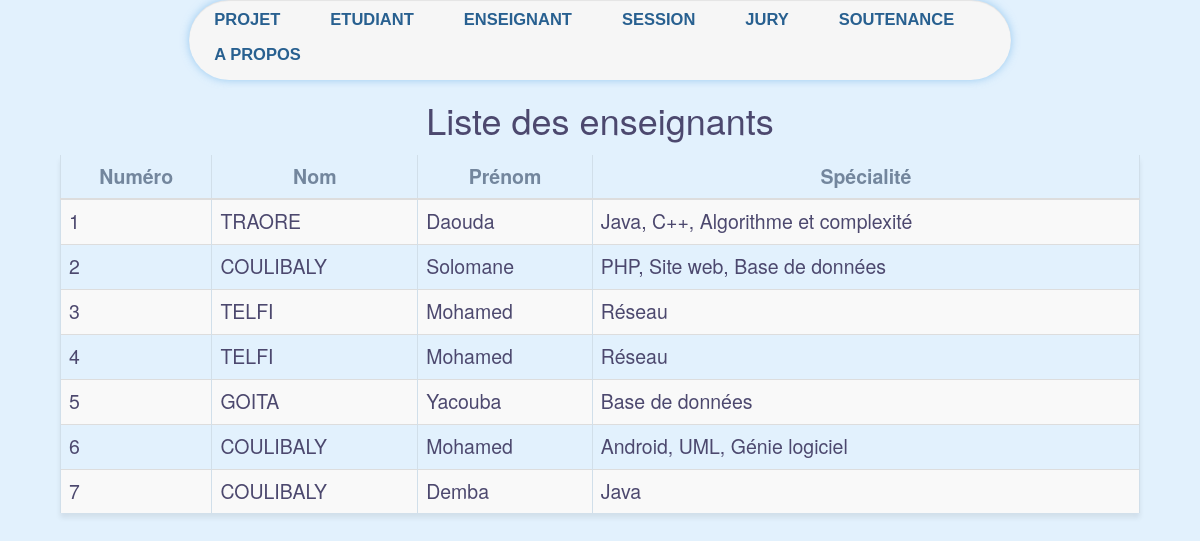
The page /lister_enseignants.php on the database its author committed.
### tables this page shows
CREATE TABLE `enseignant` (
  `num_ens` int(10) NOT NULL,
  `nom_ens` varchar(30) NOT NULL,
  `prenom_ens` varchar(30) NOT NULL,
  `specialite` varchar(50) NOT NULL
);

### lister_enseignants.php (the view, shortened to what this page needs)
<!DOCTYPE html>
<html>
	<head>
		<link rel="stylesheet" type="text/css" href="css/bootstrap.css">
		<link rel="stylesheet" type="text/css" href="css/style.css">
		<link rel="stylesheet" type="text/css" href="css/menu.css">
	</head>
	<body>
		<?php
			include 'menu.php';
			include 'connect.php';
			$req = $pdo->query('SELECT * from enseignant;');
			echo '<h1>Liste des enseignants</h1>';
			if($req->rowCount()!=0){
		        echo '<table width="80%" class="resultTable table table-striped">
		                    <thead>
		                        <th>Numéro</th>
		                        <th>Nom</th>
		                        <th>Prénom</th>
		                        <th>Spécialité</th>
		                    </thead>
		                    <tbody>';
		        while ($donnees = $req->fetch())
		            {
		                echo "<tr>";
		                    echo '<td>'.$donnees['num_ens'].    '</td>';
		                    echo '<td>'.$donnees['nom_ens'].	'</td>';
		                    echo '<td>'.$donnees['prenom_ens']. '</td>';
		                    echo '<td>'.$donnees['specialite']. '</td>';
		                echo '</tr>';
		            }
		        echo    '</tbody>
		             </table>';
		    }
		    else
		        echo '<h1 style="color: gray;">Aucun résultat</h1>';
		?>
	</body>
</html>

### menu.php (shortened to what this page needs)
<div class="row">
	<nav>
		<ul id="menu">
			<li>
				<a href="#">Projet</a>
			</li>
			<li>
				<a href="#">Etudiant</a>
             </li>
			<li>
				<a href="#">Enseignant</a>
			</li>
			<li>
				<a href="#">Session</a>
			</li>
			<li>
				<a href="#">Jury</a>
			</li>
			<li>
				<a href="#">Soutenance</a>
			</li>
			<li>
				<a href="index.php">A propos</a>
			</li>
		</ul>
	</nav>
</div>

### css/style.css (style rules this page uses)
body { width: 90%; min-width: 404px; margin: auto; font-size: 1.5em; color: #4c486e; background-color: rgba(208, 233, 252, 0.6); }
h1 { text-align: center; }
table { margin:auto; margin-top: 15px; margin-bottom: 10px; border-collapse: collapse; border: 1px outset #d1dfea; border-spacing: 0; }
th { border-top: 1px solid #d1dfea; border-left: 1px solid #d1dfea; border-right: 1px solid #d1dfea; color: #73869d; text-align: center; padding-left: 6px; padding-right: 6px; }
td { border-top: 1px solid #d1dfea; border-left: 1px solid #d1dfea; border-right: 1px solid #d1dfea; padding: 6px 13px; }
.resultTable { font-size: 1.3em; box-shadow: 0 5px 5px rgba(0, 0, 0, 0.075); border: none; }

### css/menu.css (style rules this page uses)
#menu { width: 74%; margin: 0; padding: 10px 0 0 0; list-style: none; background: #f6f6f6; -moz-border-radius: 50px; border-radius: 50px; -moz-box-shadow: 0 2px 1px #9c9c9c; -webkit-box-shadow: 0 2px 1px #e7e7e7; box-shadow: 0 1px 1px; box-shadow: 0 1px 1px rgba(0, 0, 0, 0.075) inset, 0 0 8px rgba(102, 175, 233, 0.6); margin: auto; text-align: center; }
#menu li { float: left; padding: 0 0 10px 0; position: relative; }
#menu a { float: left; height: 25px; padding: 0 25px; color: #286090; text-transform: uppercase; font: bold 1.1em Arial, Helvetica; text-decoration: none; }
#menu:after { visibility: hidden; display: block; font-size: 0; content: " "; clear: both; height: 0; }

### rows shown on the page
enseignant: num_ens "1", nom_ens "TRAORE", prenom_ens "Daouda", specialite "Java, C++, Algorithme et complexité"
enseignant: num_ens "2", nom_ens "COULIBALY", prenom_ens "Solomane", specialite "PHP, Site web, Base de données"
enseignant: num_ens "3", nom_ens "TELFI", prenom_ens "Mohamed", specialite "Réseau"
enseignant: num_ens "4", nom_ens "TELFI", prenom_ens "Mohamed", specialite "Réseau"
enseignant: num_ens "5", nom_ens "GOITA", prenom_ens "Yacouba", specialite "Base de données"
enseignant: num_ens "6", nom_ens "COULIBALY", prenom_ens "Mohamed", specialite "Android, UML, Génie logiciel"
enseignant: num_ens "7", nom_ens "COULIBALY", prenom_ens "Demba", specialite "Java"
